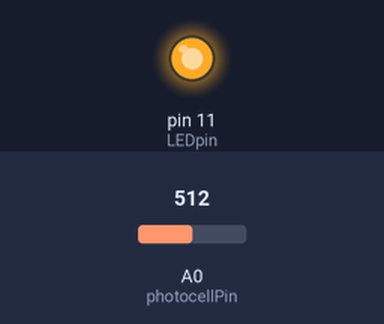
Bench run of a sketch on a simulated Arduino Uno, built with avr-gcc and run on an emulated ATmega328P. Shown: output pins drawn as LEDs (lit = HIGH). Inputs (shaded band) come from the test bench; at power-on: A0 (photocellPin) = 512. What the sketch prints to the serial monitor is not drawn.

Above: at 0.1 s.
Timing chart, 0 to 1.6 s (numbered marks = the images above):
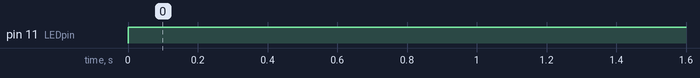

The sketch:

calibrate_photocell.ino
```cpp
/* Photocell Calibration for Basement
   by Brian Schuster
   11/21/14
*/

int photocellPin = 0;
int photocellReading;
int LEDpin = 11;
int LEDbrightness;

void setup(void) {
 Serial.begin(9600);
}

void loop(void){
 photocellReading = analogRead(photocellPin);

 Serial.print("Analog reading = ");
 Serial.println(photocellReading);

 photocellReading = 1023;
 LEDbrightness = map(photocellReading, 0, 1023, 0, 255);
 analogWrite(LEDpin, LEDbrightness);

 delay(100);

}
```

Measured:
- by itself, pin 11 (LEDpin): LOW → HIGH at 0.00 s
